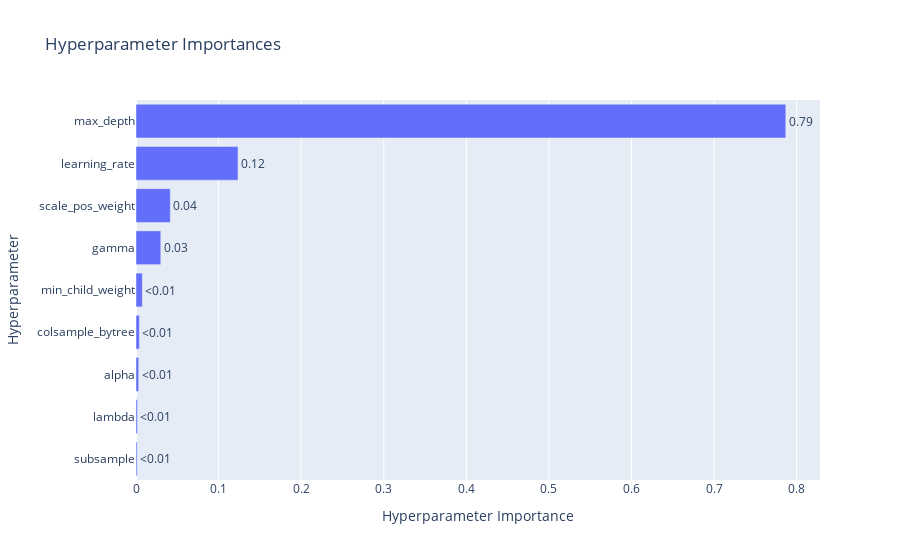

Notebook source saved alongside this figure:
### Code cell
optuna.visualization.plot_param_importances(study)

### Figure 1 — Plotly figure (JSON) as saved in the notebook; plotly's stock layout.template omitted (floating-point values rounded to 4 significant figures)
{"data": [{"cliponaxis": false, "hovertemplate": ["subsample (FloatDistribution): 0.0013621095263815968<extra></extra>", "lambda (FloatDistribution): 0.0017244729197314359<extra></extra>", "alpha (FloatDistribution): 0.003303570242735664<extra></extra>", "colsample_bytree (FloatDistribution): 0.004097708517635428<extra></extra>", "min_child_weight (IntDistribution): 0.0076236276669220905<extra></extra>", "gamma (FloatDistribution): 0.030013970450254134<extra></extra>", "scale_pos_weight (FloatDistribution): 0.04155742489445862<extra></extra>", "learning_rate (FloatDistribution): 0.12350460484843596<extra></extra>", "max_depth (IntDistribution): 0.7868125109334451<extra></extra>"], "name": "Objective Value", "orientation": "h", "text": ["<0.01", "<0.01", "<0.01", "<0.01", "<0.01", "0.03", "0.04", "0.12", "0.79"], "textposition": "outside", "type": "bar", "x": [0.001362, 0.001724, 0.003304, 0.004098, 0.007624, 0.03001, 0.04156, 0.1235, 0.7868], "y": ["subsample", "lambda", "alpha", "colsample_bytree", "min_child_weight", "gamma", "scale_pos_weight", "learning_rate", "max_depth"]}], "layout": {"title": {"text": "Hyperparameter Importances"}, "xaxis": {"title": {"text": "Hyperparameter Importance"}}, "yaxis": {"title": {"text": "Hyperparameter"}}}}
